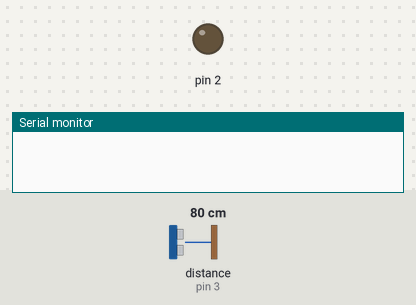
A sketch run on a simulated Arduino Uno, built with avr-gcc and run on an emulated ATmega328P. Shown: output pins drawn as LEDs (lit = HIGH), the last lines printed to the serial monitor. The test bench sets the inputs (shaded band); at power-on: distance to the obstacle (sensor on pin 3) 80 cm. The echo pulse lasts 58.3 µs per cm.

Above: at 0.1 s.
At 1.1 s:
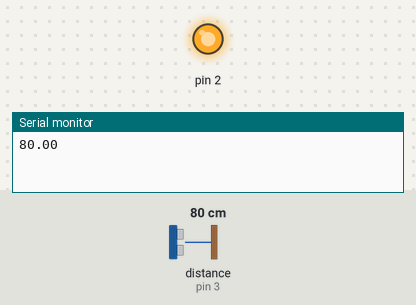
Timing chart, 0 to 2.6 s (numbered marks = the images above):
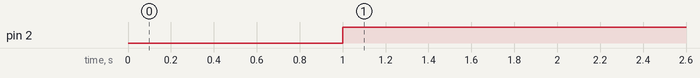

Measured:
- by itself, pin 2: LOW → HIGH at 1.0 s

The sketch:

SR04Test.ino
```cpp
#include "SR04.h"
#define ECHOPIN 4
#define TRIGPIN 3

SR04 sensor = SR04(ECHOPIN, TRIGPIN);
double distance;

void setup() {
  // put your setup code here, to run once:
  Serial.begin(9600);
  delay(1000);
  pinMode(2, OUTPUT);
}

void loop() {
  // put your main code here, to run repeatedly:
  digitalWrite(2, HIGH);
  distance = sensor.Distance();
  Serial.println(distance);
  delay(50);
}
```
